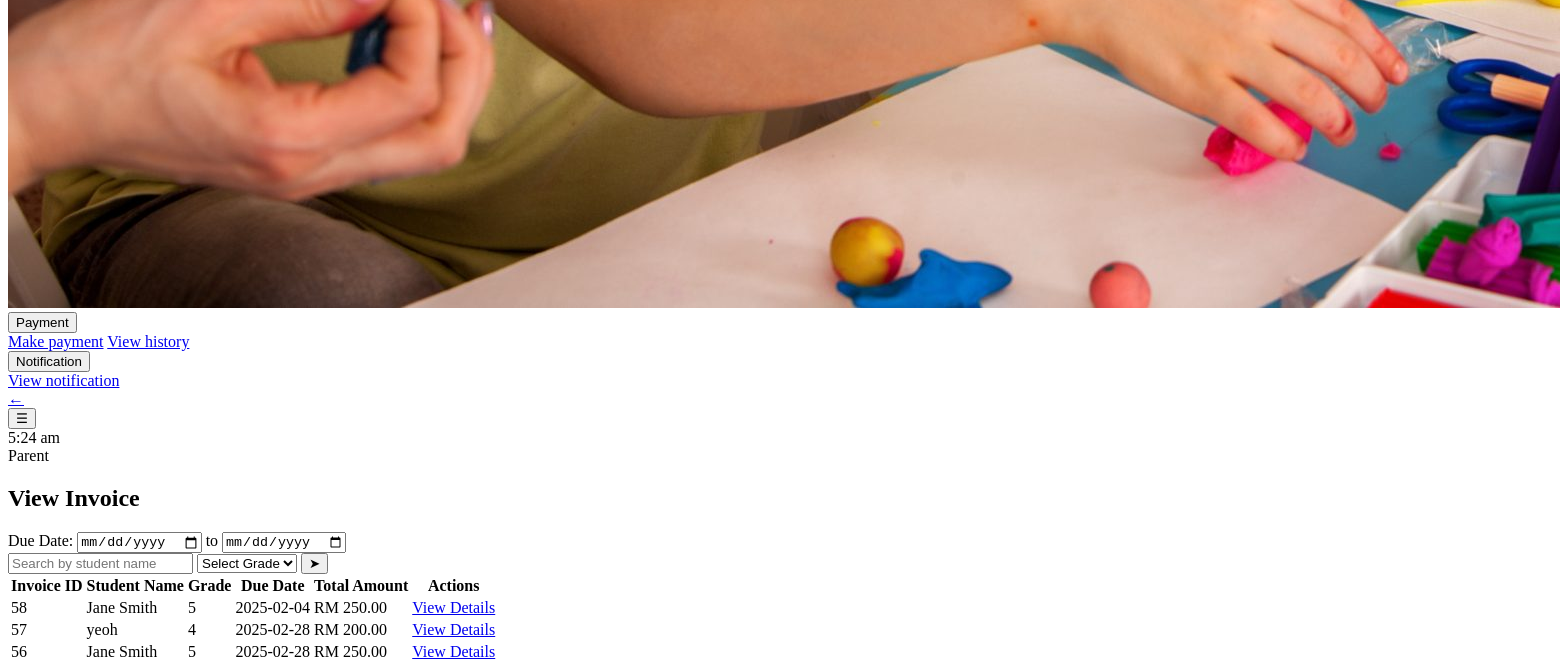
The app's page /accountant/viewInvoice (signed in, lower part), older data.
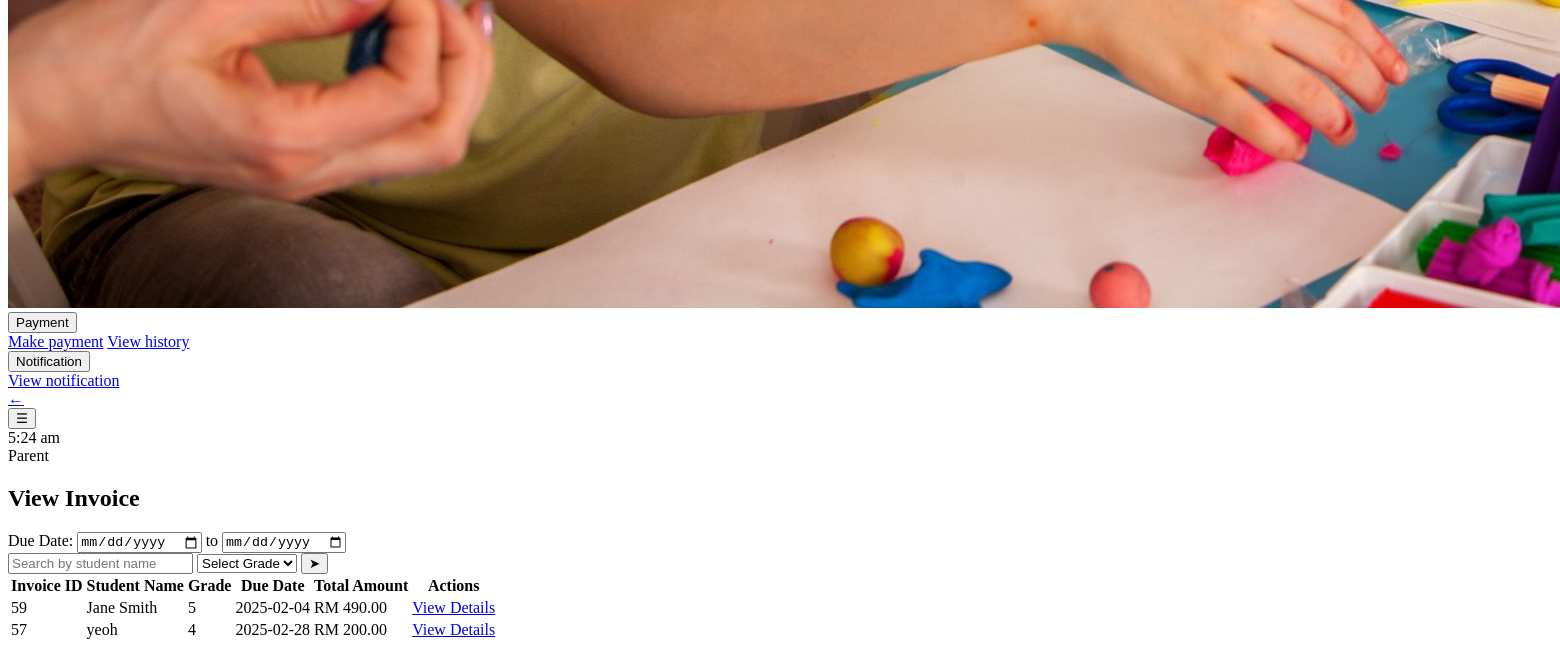
The same page, newer data.
### models.py (models this page shows, shortened)
class Invoice(db.Model):
    __tablename__ = 'invoices'
    id = db.Column(db.Integer, primary_key=True, autoincrement=True)
    total_amount = db.Column(NUMERIC(10, 2), nullable=False)
    flag = db.Column(db.Boolean, default=False)  # True if paid before the due date
    fees = db.relationship('Fee', back_populates='invoice', lazy='joined')

class Student(db.Model):
    __tablename__ = 'students'
    id = db.Column(db.Integer, primary_key=True, autoincrement=True)
    name = db.Column(db.String(255), nullable=False)
    grade = db.Column(db.String(50), nullable=False)
    dob = db.Column(db.Date, nullable=False)
    transport = db.Column(db.Boolean, default=False)
    user_id = db.Column(db.Integer, db.ForeignKey('users.id'), nullable=False)
    fees = db.relationship('Fee', backref='student', cascade='all, delete-orphan')

class Fee(db.Model):
    __tablename__ = 'fees'
    id = db.Column(db.Integer, primary_key=True, autoincrement=True)
    student_id = db.Column(db.Integer, db.ForeignKey('students.id'), nullable=False)
    create_date = db.Column(db.Date, default=func.current_date())
    due_date = db.Column(db.Date, nullable=False)
    amount = db.Column(NUMERIC(10, 2), nullable=False)
    fee_type = db.Column(db.String(100), nullable=False)
    status = db.Column(db.Enum('unpaid', 'paid', name='fee_status'), default='unpaid')
    invoice_id = db.Column(db.Integer, db.ForeignKey('invoices.id'), nullable=True)
    invoice = db.relationship('Invoice', back_populates='fees')

### routes/accountant_routes.py (the view)
@accountant_blueprint.route("/viewInvoice", methods=["GET"])
@login_required
def viewInvoice():
    student_name = request.args.get("student_name")
    grade = request.args.get("grade")
    start_date = request.args.get("start_date")
    end_date = request.args.get("end_date")
    query = Invoice.query.join(Fee).join(Student)
    if student_name:
        query = query.filter(Student.name.ilike(f"%{student_name}%"))
    if grade:
        query = query.filter(Student.grade == grade)
    if start_date:
        try:
            start_date = datetime.strptime(start_date, '%Y-%m-%d').date()
            query = query.filter(Fee.due_date >= start_date)
        except ValueError:
            flash("Invalid start date format", "error")
    if end_date:
        try:
            end_date = datetime.strptime(end_date, '%Y-%m-%d').date()
            query = query.filter(Fee.due_date <= end_date)
        except ValueError:
            flash("Invalid end date format", "error")
    invoices = query.options(
        joinedload(Invoice.fees).joinedload(Fee.student)
    ).order_by(Invoice.id.desc()).all()
    return render_template("viewInvoice.html", invoices=invoices)

### app.py (called while the page is built)
@login_manager.user_loader
def load_user(user_id):
    return User.query.get(int(user_id))

### templates/viewInvoice.html (shortened to what this page needs)
{% if current_user.role == 'teacher' %}
{% extends "teacherBase.html" %}
{% elif current_user.role == 'admin'%}
{% extends "adminBase.html" %}
{% elif current_user.role == 'accountant' %}
{% extends "accountantBase.html" %}
{% elif current_user.role == 'parent'%}
{% extends "parentBase.html" %}
{% endif %}
{% block content %}
<section class="content">
    <div class="header-container">
        <form method="GET" action="{{ url_for('accountant.viewInvoice') }}">
            <div class="header-top">
                <h1>View Invoice</h1>
                <div class="date-filters">
                    <span>Due Date:</span>
                    <input type="date" name="start_date" value="{{ request.args.get('start_date', '') }}"
                        placeholder="Start Due Date">
                    <span> to </span>
                    <input type="date" name="end_date" value="{{ request.args.get('end_date', '') }}"
                        placeholder="End Date">
                </div>
            </div>
            <div class="search-bar">
                <input type="text" name="student_name" placeholder="Search by student name"
                    value="{{ request.args.get('student_name', '') }}">
                <select name="grade">
                    <option value="">Select Grade</option>
                </select>
                <button type="submit">&#x27A4;</button>
            </div>
        </form>
    </div>
    <table id="invoiceTable">
        <thead>
            <tr>
                <th onclick="sortTable(0)">Invoice ID </th>
                <th onclick="sortTable(1)">Student Name </th>
                <th onclick="sortTable(2)">Grade </th>
                <th onclick="sortTable(3)">Due Date </th>
                <th onclick="sortTable(4)">Total Amount </th>
                <th>Actions</th>
            </tr>
        </thead>
        <tbody>
            {% if invoices %}
                {% for invoice in invoices %}
                <tr>
                    <td>{{ invoice.id }}</td>
                    <td>{{ invoice.fees[0].student.name }}</td>
                    <td>{{ invoice.fees[0].student.grade }}</td>
                    <td>{{ invoice.fees[0].due_date.strftime('%Y-%m-%d') }}</td>
                    <td>RM {{ "%.2f"|format(invoice.total_amount) }}</td>
                    <td>
                        <a class="view-detail" href="{{ url_for('accountant.invoice_details', invoice_id=invoice.id) }}">View Details</a>
                    </td>
                </tr>
                {% endfor %}
            {% else %}
            <tr>
                <td colspan="6">No invoices found.</td>
            </tr>
            {% endif %}
        </tbody>
    </table>
</section>
</div>
{% endblock %}

Row changes from the older to the newer data that the page shows:
no longer on this page (row unchanged): Invoice: id "58", name "Jane Smith", grade "5", due_date "2025-02-04", total_amount "250.00"
no longer on this page (row unchanged): Invoice: id "56", name "Jane Smith", grade "5", due_date "2025-02-28", total_amount "250.00"
added Invoice: id "59", name "Jane Smith", grade "5", due_date "2025-02-04", total_amount "490.00"
